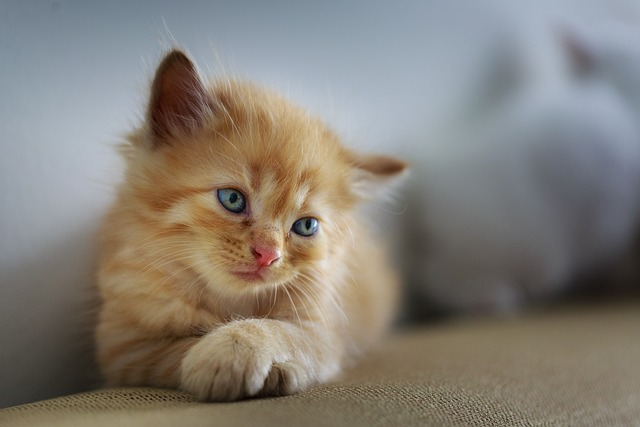
#> input picture Image Preprocessing/cat3.jpg, 640 x 427 px, found by its file name
$ python transformations.py
#> lines starting #> are read from the running program, lines starting #| are printed output that depends on the picture
import cv2 as cv
import numpy as np

img = cv.imread('Image Preprocessing/cat3.jpg')
#> img is the input picture: shape (427, 640, 3); mean B, G, R 118.5, 126.8, 132.4
cv.imshow('Image', img)

def translate(img, x ,y):
#> called with x = -100, y = 100
    transMat = np.float32([[1,0,x],[0,1,y]])
    dimenstions = (img.shape[1], img.shape[0])
#> dimenstions = (640, 427)

    return cv.warpAffine(img, transMat, dimenstions)
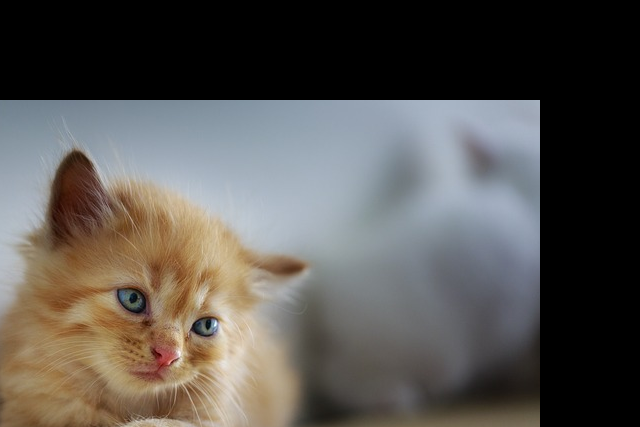
#> returned value: shape (427, 640, 3); mean of channels 0, 1, 2 80.5, 84.7, 88.2; drawn as B, G, R

# -x -> left
# -y -> up
# x -> Right
# y -> Down

translated = translate(img, -100, 100)
cv.imshow('Translated', translated)


# rotation
def rotate(img, angle, rotPoint = None):
#> called with angle = -45
    (height, width) = img.shape[:2]
#> height = 427; width = 640
    if rotPoint is None:
        rotPoint = (width/2, height/2)
#> rotPoint = (320, 213.5)
    rotMat = cv.getRotationMatrix2D(rotPoint, angle, 1.0)

    dimension = (width, height)
#> dimension = (640, 427)

    return cv.warpAffine(img, rotMat, dimension)
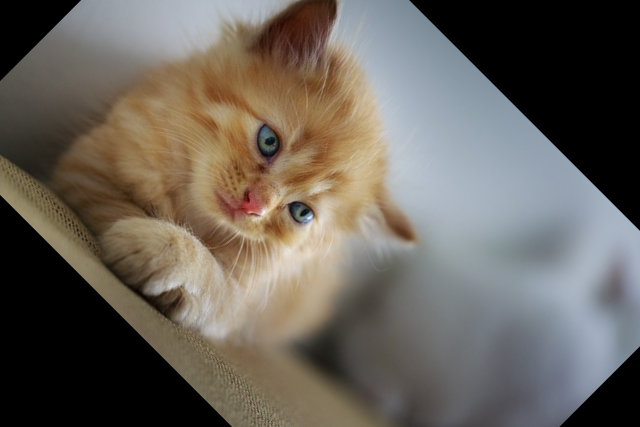
#> returned value: shape (427, 640, 3); mean of channels 0, 1, 2 90.8, 98.6, 104.6; drawn as B, G, R

rotated = rotate(img, -45)
cv.imshow('Rotated',rotated)

rotated_rotated = rotate(rotated, -45)
cv.imshow('Rotated_rotated',rotated_rotated)
rotated_rotated = rotate(img, -90)
#> call 3 of rotate, with angle = -90
#> in rotate (call 3), `return cv.warpAffine(img, rotMat, dimension)`:
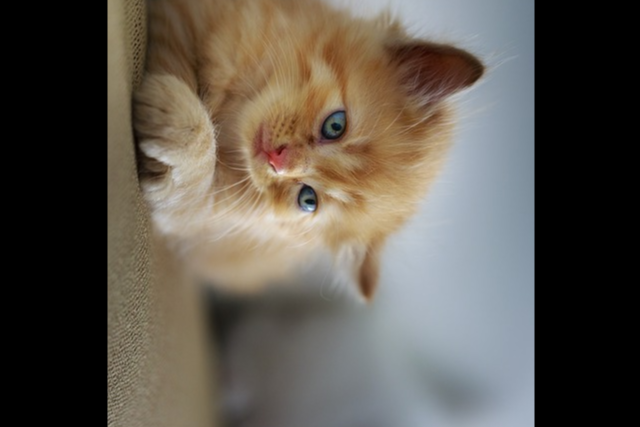
#> returned value: shape (427, 640, 3); mean of channels 0, 1, 2 77.4, 86, 92.2; drawn as B, G, R
cv.imshow('Rotated_rotated',rotated_rotated)


# Resizing
resized = cv.resize(img, (500, 500), interpolation=cv.INTER_AREA)
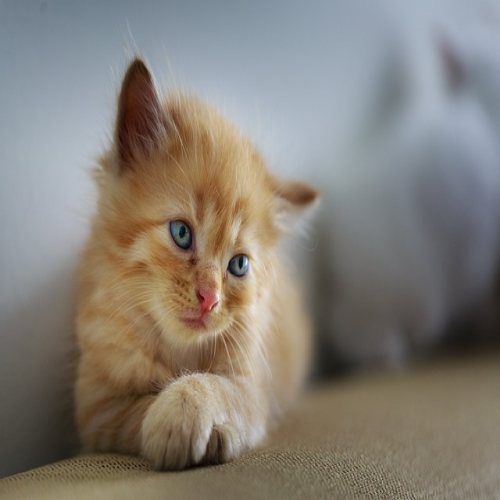
#> resized: shape (500, 500, 3); mean B, G, R 118.4, 126.7, 132.3
cv.imshow('Resiezed', resized)


# flipping

flip = cv.flip(img, 0)
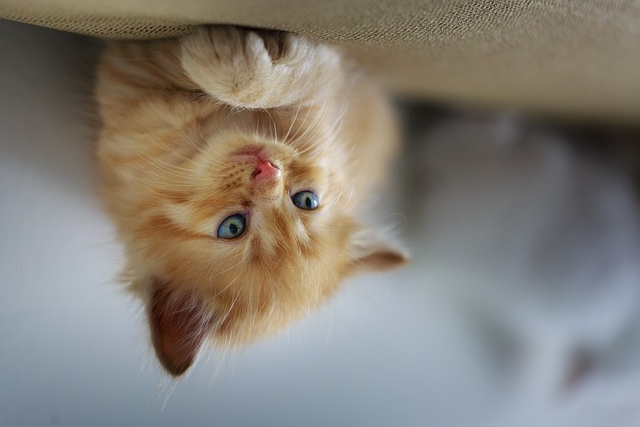
#> flip: shape (427, 640, 3); mean B, G, R 118.5, 126.8, 132.4
cv.imshow('Flip0', flip)
flip = cv.flip(img, 1)
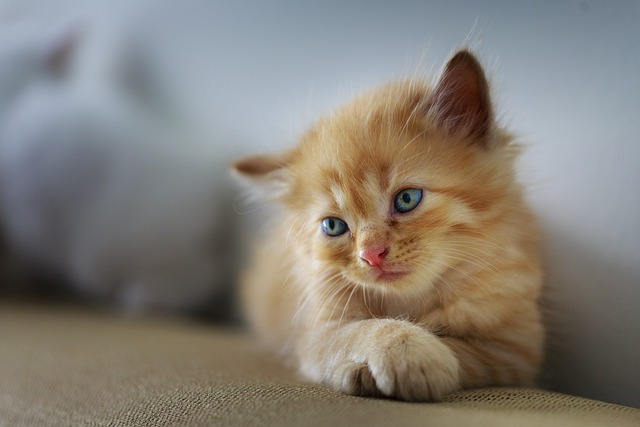
#> flip: shape (427, 640, 3); mean B, G, R 118.5, 126.8, 132.4
cv.imshow('Flip1', flip)
flip = cv.flip(img, -1)
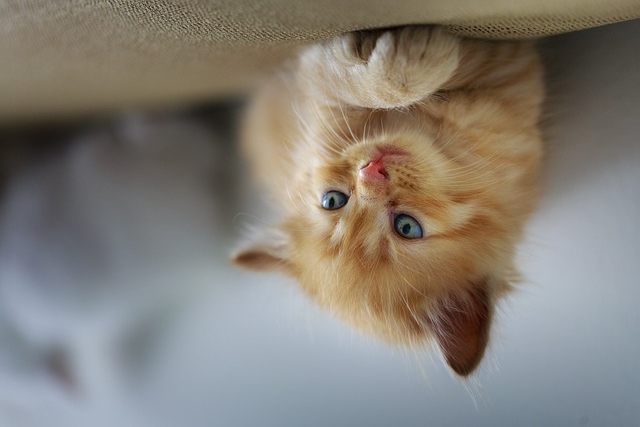
#> flip: shape (427, 640, 3); mean B, G, R 118.5, 126.8, 132.4
cv.imshow('Flip', flip)


cv.waitKey(0)
